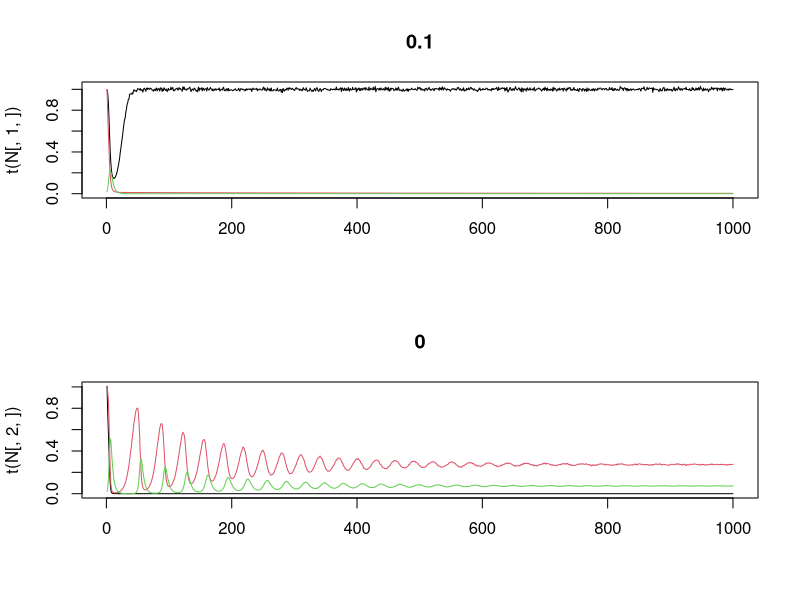
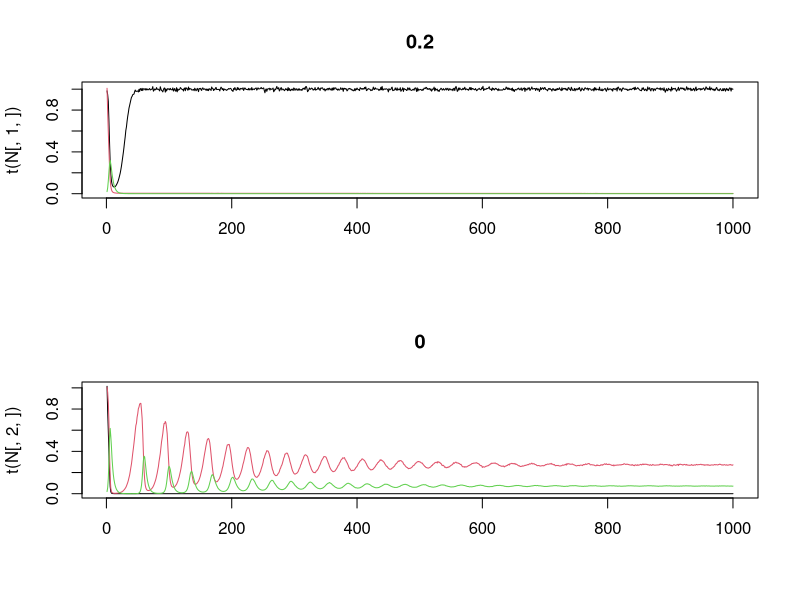
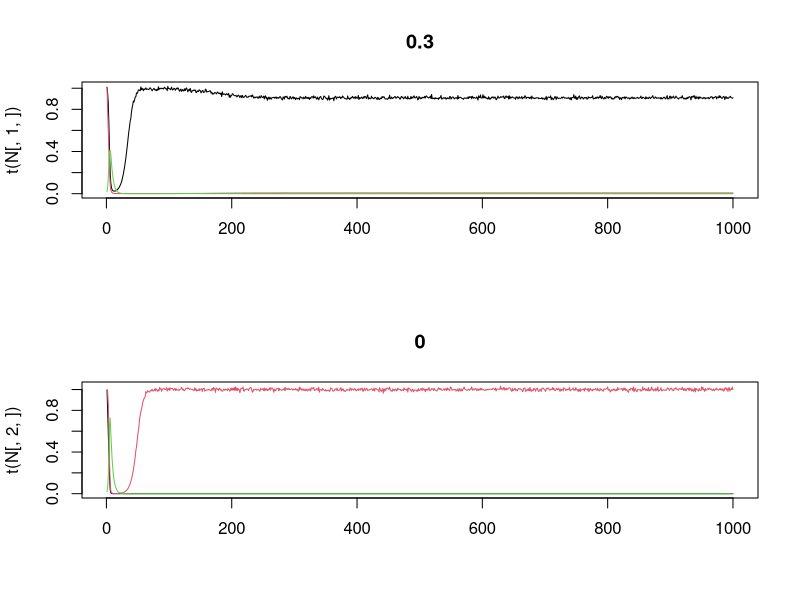
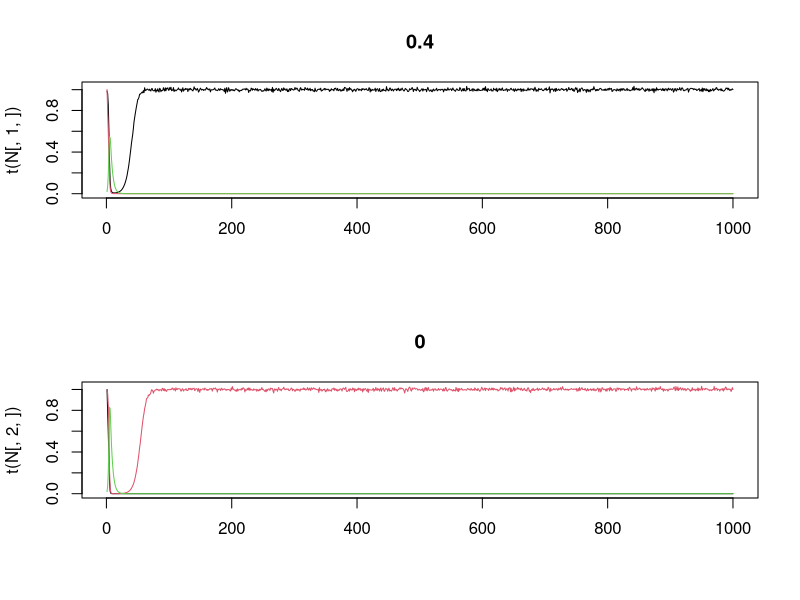
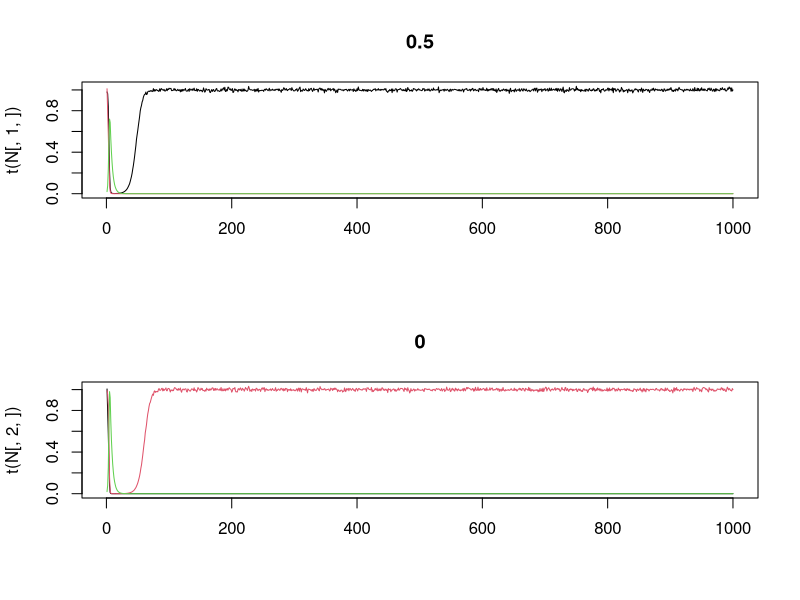
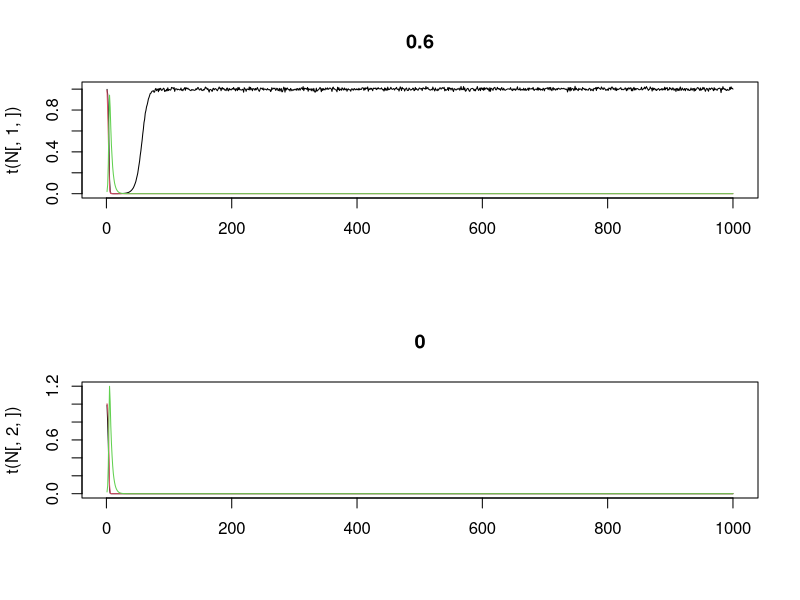
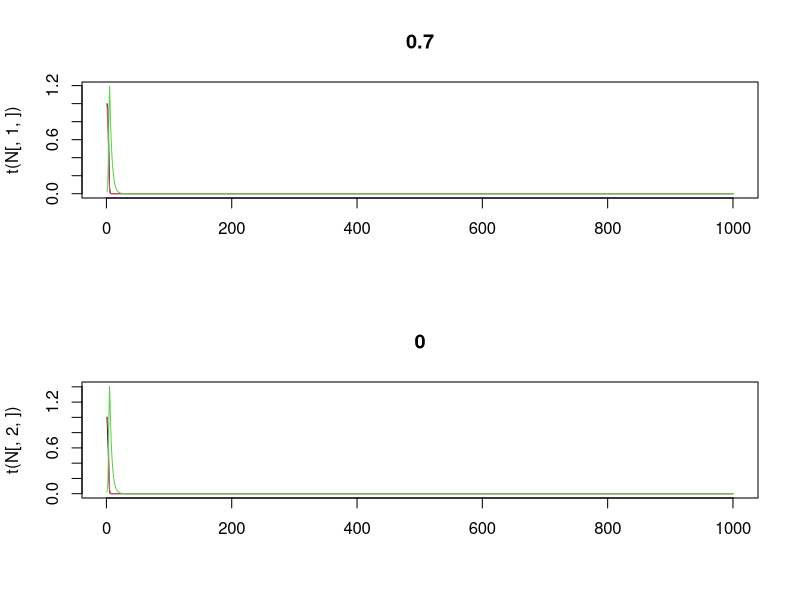
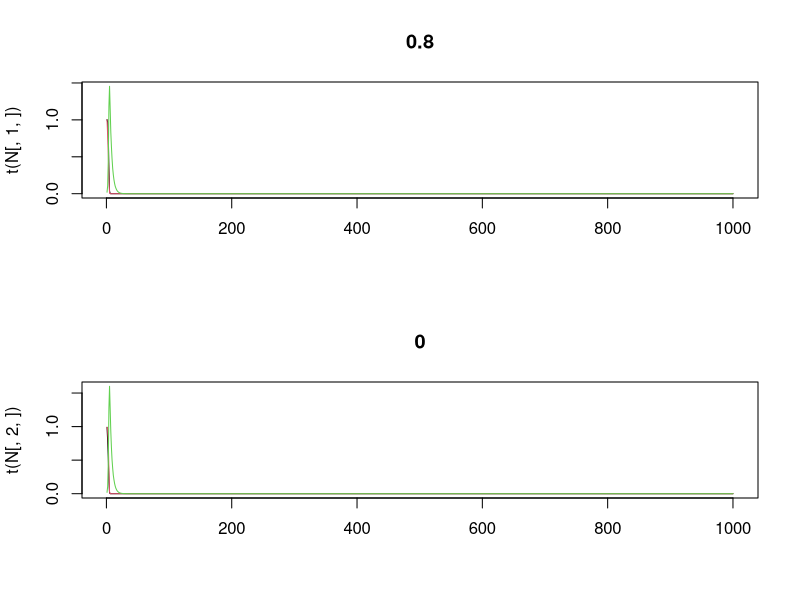

R code for these plots, in order:
dispV<-c(0,0.0001,0.0005,0.001,0.005,0.01,0.05,0.1,0.5,1)
ratioV<-seq(0.1,1,by=0.1)
for(disp in dispV){
  for(ratio in ratioV){
    species<-3
    patches<-2
    spec_ID<-c("plant","plant","herbivore")
    
    environments<-c(1,2)
    env_optima<-c(1,2,0)
    
    growth_rate<-(matrix(rep(env_optima,patches),nrow=species)==matrix(rep(environments,each=species),nrow=species))*0.2
    growth_rate[spec_ID=="herbivore",]<--0.3
    
    strong_benefit<-1.1
    sp_interactions<-matrix(c(-0.2,0,strong_benefit*ratio,
                              0,-0.2,strong_benefit,
                              -2,-2,0),nrow=species)
    
    Tmax<-1000
    N<-array(c(1,1,0.02),dim=c(species,patches,Tmax))
    
    #disp<-0
    
    dispTF<-c(F,F,T)
    
    disp_mat<-matrix(c(0,1,1,0),nrow=patches)
    
    for(ts in 1:(Tmax-1)){
      N[,,ts+1]<-N[,,ts]*exp(growth_rate+sp_interactions%*%N[,,ts])
      N[,,ts+1]<-N[,,ts+1]+disp*(N[,,ts+1]*dispTF)%*%disp_mat-N[,,ts+1]*dispTF*disp
      N[,,ts]<-rnorm(n=species*patches,mean = N[,,ts],sd=N[,,ts]*0.01)
      N[N<10^-4]<-0
    }
    
    par(mfrow=c(2,1))
    matplot(t(N[,1,]), type='l', lty=1,main=ratio)
    matplot(t(N[,2,]), type='l',lty=1,main=disp)
    
    hold<-data.frame(Species=sum(rowSums(N[,,ts])>0),Biomass=sum(N[,,ts]),Pred_biomass=sum(N[3,,ts]),ratio=ratio,dispersal=disp)
    if(disp == dispV[1] & ratio == ratioV[1]){
      results.df<-hold
    } else {
      results.df<-rbind(results.df,hold)
    }
  }
}

library(ggplot2)
library(viridis)
ggplot(results.df,aes(y=ratio,x=dispersal,fill=Species))+
  geom_tile()+
  scale_color_viridis()+
  scale_x_log10()

ggplot(results.df,aes(y=ratio,x=dispersal,fill=Pred_biomass))+
  geom_tile()+
  scale_color_viridis()+
  scale_x_log10()

ggplot(results.df,aes(y=ratio,x=dispersal,fill=Biomass))+
  geom_tile()+
  scale_color_viridis()+
  scale_x_log10()
